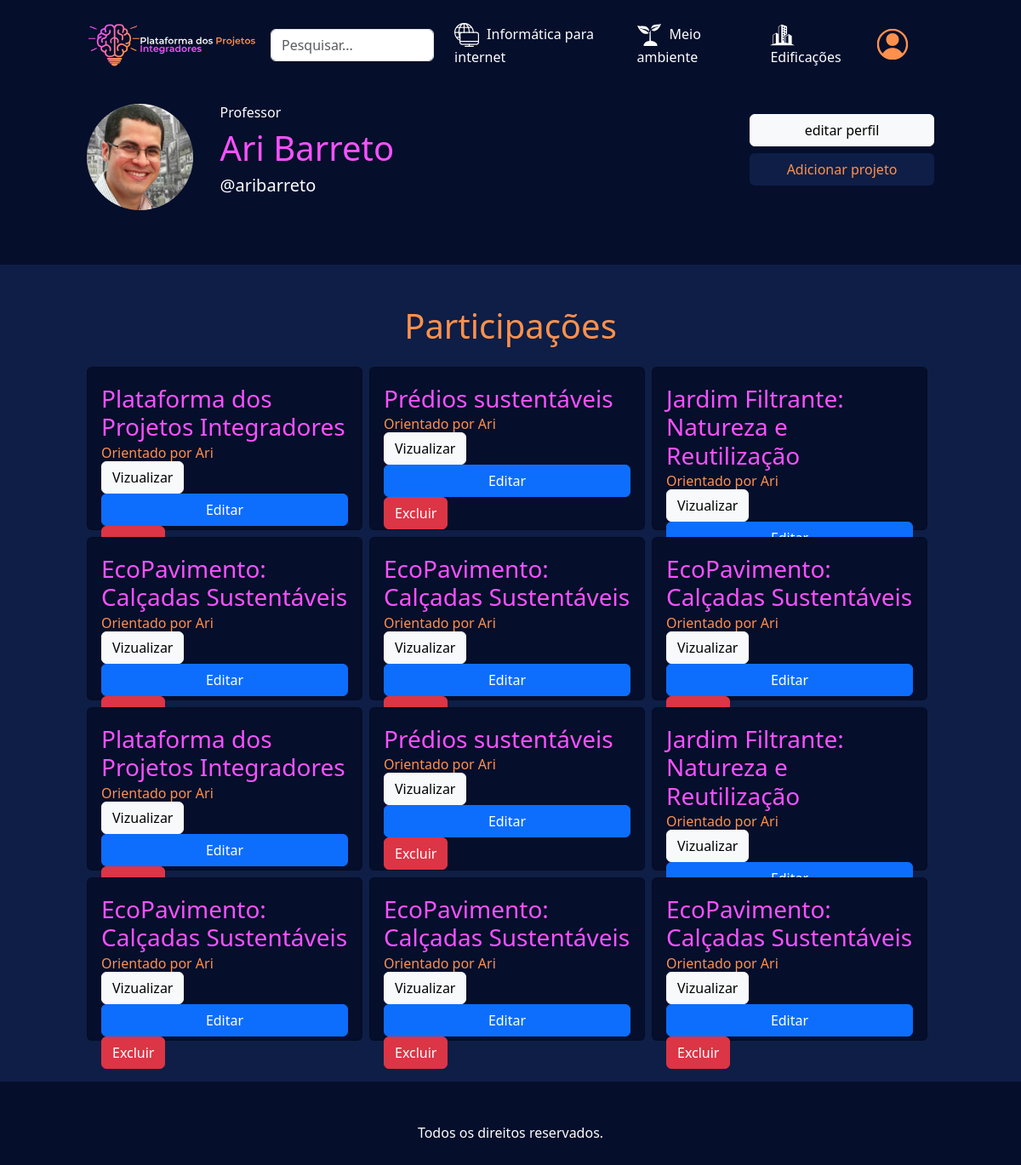
The app's page /perfil/ with its own data.
### ppi/models.py (models this page shows, shortened)
class Curso(models.Model):
    titulo = models.CharField(max_length=50)
    logo = models.FileField(blank=True)

class Projeto(models.Model):
    titulo = models.CharField(max_length=80)
    resumo = models.TextField(max_length=1000)
    objetivo = models.TextField(max_length=2000)
    capa = models.ImageField('media/')
    pdf = models.FileField(blank=True, null=True)
    imagens = models.ImageField(blank=True, null=True)
    palavras_chave = models.CharField(max_length=200, blank=True, null=True)
    curso = models.ForeignKey(Curso, on_delete=models.CASCADE)
    alunos = models.ManyToManyField(Aluno, related_name="projetos")
    orientadores = models.ManyToManyField(Orientador, related_name="projetos")
    curso = models.CharField(max_length=80)
    criado_em = models.DateTimeField(auto_now_add=True,null=True)

### ppi/views.py (the view)
# urls.py: path("perfil/", views.verperfil, name = "verperfil"),
def verperfil(request):
    post = Projeto.objects.all()
    context = {
        "projetos" : post,
        "range" : range(2)
    }
    return render (request, "verperfil.html", context)

### ppi/context_processors.py (called while the page is built)
def cursos(request):
    return {
        "cursos" : Curso.objects.all,
    }

### ppi/templates/verperfil.html (shortened to what this page needs)
{% extends "base.html" %}
{% load static %}
{% block conteudo %}
<div class="container custom-container mb-5 py-3">
    <div class="row g-0">
        <div class= "col-md-9">
            <div class = "row g-0">
                <div class= "col-md-2 my-auto">
                    <img src="{% static 'imgs/ari.jpg' %}" class="rounded-circle w-100" alt="imgperfil">
                </div>
                <div class= "col-md-10 my-auto">
                    <ul>
                        <h6 class="text-left text-white">Professor</h6>
                        <h1 class="text-left roxinho">Ari Barreto</h1>
                        <h5 class="text-left text-white">@aribarreto</h5>
                    </ul>
                </div>
            </div>
        </div>
        <div class= "col-md-3 my-auto">
            <ul class="w-100">
                <a href="{% url 'editarperfil' %}">
                    <button type= 'button' class= "btn w-100 btn-light my-1">editar perfil</button>
                </a>
                <a href="{% url 'form_post' %}">
                    <button type= 'button' class= "btn w-100 blueback laranja my-1">Adicionar projeto</button>
                </a>
            </ul>
        </div>
    </div>
</div>
<div class="container-fluid blueback py-5">
    <h1 class="laranja text-center pb-3">
        Participações
    </h1>
    <div class= "container custom-container">
      <div class="row g-2 w-100 d-flex justify-content-center">
        {% for x in range %}
        {% for projeto in projetos %}
        <div class="col-md-6 col-sm-12 col-lg-4">
            <div class="card py-1" style="background-color: rgb(5, 14, 43); height: 12em;">
                <div class="card-body d-flex flex-column">
                    <h3 class="card-title roxinho">{{ projeto.titulo }}</h3>
                    <h6 class="card-subtitle laranja">Orientado por Ari</h6>
                    <a href="{% url 'post' projeto.id %}" class="card-link mt-auto">
                        <button type= 'button' class= "btn btn-light">Vizualizar</button>
                    </a>
                    <a href="{% url 'editar_projeto' projeto.id %}" class="btn btn-primary">Editar</a>
                    <form action="{% url 'excluir_projeto' projeto.id %}" method="post" style="display:inline;">
                        <button type="submit" class="btn btn-danger">Excluir</button>
                    </form>
                </div>
            </div>
        </div>
        {% endfor %}
        {% endfor %}
      </div>
    </div>
</div>
{% endblock conteudo %}

### ppi/templates/base.html (shortened to what this page needs)
{% load static %}
<!doctype html>
<html lang="pt-br">
  <head>
    <link href="https://cdn.jsdelivr.net/npm/bootstrap@5.3.3/dist/css/bootstrap.min.css" rel="stylesheet">
    <link rel="stylesheet" href="{% static 'style.css' %}">
  </head>
  <body style="background-color: rgb(5, 14, 43);">
<nav class="navbar navbar-expand-lg">
  <div class="container custom-container">
      <a class="navbar-brand" href="{% url 'index' %}">
          <img src="{% static 'imgs/logotopo.svg' %}" alt="Logo" style="max-height: 80px;">
      </a>
      <div class="collapse navbar-collapse" id="navbarSupportedContent">
          <ul class="navbar-nav mb-2 mb-lg-0 ms-auto d-flex align-items-center">
              <form
                  action="{% url 'pesquisar' %}"
                  method="GET"
                  class="d-flex justify-content-center"
                  onsubmit="return redirectToSearchPage();"
              >
                  <input
                      type="text"
                      class="form-control search-bar"
                      placeholder="Pesquisar..."
                      onclick="window.location.href='{% url 'pesquisar' %}';"
                      readonly
                  >
              </form>
              {% for curso in cursos %}
              <li class="nav-item mx-3">
                  <a class="{% if request.path == '/projetos/' %} roxinho {% else %} text-white {% endif %} nav-link" href="{% url 'projetos' curso.id %}">
                      <img src="{{ curso.logo.url }}" style="max-width: 1.8rem; margin-right: 5px;" alt="Informática">
                      {{ curso.titulo }}
                  </a>
              </li>
              {% endfor %}
              {% if user.is_authenticated %}
              <li class="nav-item me-3">
                  <a class="nav-link" href="{% url 'verperfil' %}">
                    <img style="max-width: 50px;" src="{% static 'imgs/btnlogin.svg' %}" alt="login">
                  </a>
              </li>
              {% else %}
              <li class="nav-item me-3">
                  <a class="nav-link" href="{% url 'login' %}">
                    <img style="max-width: 50px;" src="{% static 'imgs/btnlogin.svg' %}" alt="login">
                  </a>
              </li>
              {% endif %}
          </ul>
      </div>
  </div>
</nav>
    {% block conteudo %}
    {% endblock conteudo %}
    <footer class="py-5 text-center text-white">
      Todos os direitos reservados.
    </footer>
  </body>
</html>

### ppi/static/style.css (style rules this page uses)
.roxinho { color: rgb(246, 82, 255); text-decoration: none; }
.laranja { color: rgb(255, 145, 77); text-decoration: none; }
.blueback { background-color: rgb(14, 30, 70); }
.custom-container { max-width: 85vw; width: 100%; }
input::placeholder, textarea::placeholder { color: #ffffff; }
input, textarea, select { border: none; }

### records on screen
Curso: logo (picture), titulo "Informática para internet"
Curso: logo (picture), titulo "Meio ambiente"
Curso: logo (picture), titulo "Edificações"
Projeto: titulo "Plataforma dos Projetos Integradores"
Projeto: titulo "Prédios sustentáveis"
Projeto: titulo "Jardim Filtrante: Natureza e Reutilização"
Projeto: titulo "EcoPavimento: Calçadas Sustentáveis"
Projeto: titulo "EcoPavimento: Calçadas Sustentáveis"
Projeto: titulo "EcoPavimento: Calçadas Sustentáveis"
